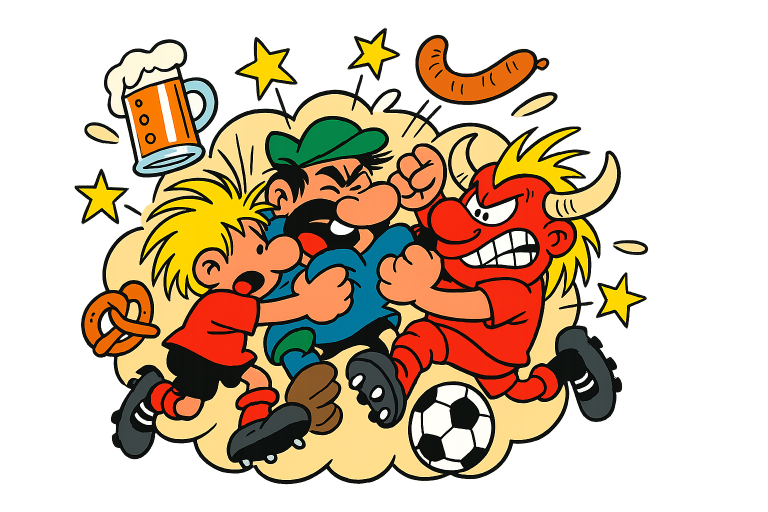
#> input picture art_source/compare/openai/brawl.png, 1536 x 1024 px, given in place of bg.png, which was not available (shown at 1/2 size)
$ python make_src.py
#> lines starting #> are read from the running program, lines starting #| are printed output that depends on the picture
# Makes small source copies of the OpenAI paintings for PixelLab image_to_pixelart.
# Crops cut-outs to their visible area, scales to the output size, keeps transparency,
# and writes a data: URL text file next to each image.
import base64, io, os
from PIL import Image

HERE = os.path.dirname(os.path.abspath(__file__))
SRC = os.path.join(HERE, "..", "..", "openai")
TGT = {"bg": ("w", 512), "brewery": ("w", 256), "tent": ("w", 256), "crowd": ("w", 384),
       "brawl": ("w", 384), "sign": ("w", 384), "hero": ("h", 340)}

for n, (ax, v) in TGT.items():
    im = Image.open(os.path.join(SRC, n + ".png")).convert("RGBA")
#> im is the input picture: PIL image 1536x1024 RGBA; mean R, G, B, A 122.2, 96.4, 54.4, 118.7
    if n != "bg":
        im = im.crop(im.getchannel("A").point(lambda a: 255 if a > 16 else 0).getbbox())
    w, h = im.size
#> w = 1536; h = 1024
    sz = (v, round(h * v / w)) if ax == "w" else (round(w * v / h), v)
#> sz = (512, 341)
    if max(sz) > 512:
        s = 512 / max(sz)
        sz = (round(sz[0] * s), round(sz[1] * s))
    r = im.resize(sz, Image.LANCZOS)
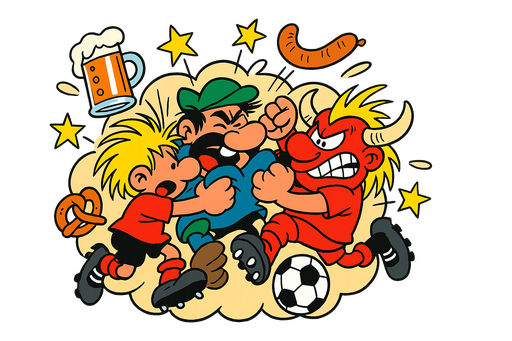
#> r: PIL image 512x341 RGBA; mean R, G, B, A 73.4, 54.1, 32.4, 118.7; transparent parts drawn white
    b = io.BytesIO()
    if n == "bg":
        r.convert("RGB").save(b, "JPEG", quality=72)
        mime, ext = "image/jpeg", "jpg"
    else:
        r.quantize(48, method=Image.FASTOCTREE).save(b, "PNG", optimize=True)
        mime, ext = "image/png", "png"
    open(os.path.join(HERE, n + "." + ext), "wb").write(b.getvalue())
    u = "data:%s;base64,%s" % (mime, base64.b64encode(b.getvalue()).decode())
    open(os.path.join(HERE, n + ".dataurl.txt"), "w").write(u)
    open(os.path.join(HERE, n + ".wrapped.txt"), "w").write(
        "\n".join(u[i:i + 1000] for i in range(0, len(u), 1000)))
    print(n, sz, len(u))
#| bg (512, 341) 51319
#> pass 2 of the loop `for n, (ax, v) in TGT.items():`:
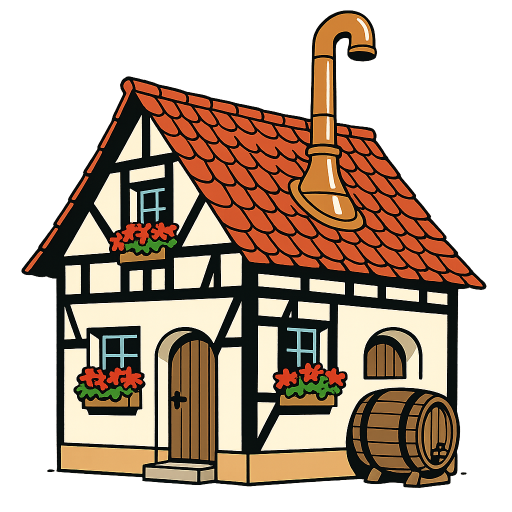
#> input picture art_source/compare/openai/brewery.png, 1024 x 1024 px (shown at 1/2 size)
#> im is the input picture: PIL image 1024x1024 RGBA; mean R, G, B, A 116.9, 90.1, 64.6, 141.5
#> `im = im.crop(im.getchannel("A").point(lambda a: 255 if a > 16 else 0)...`:
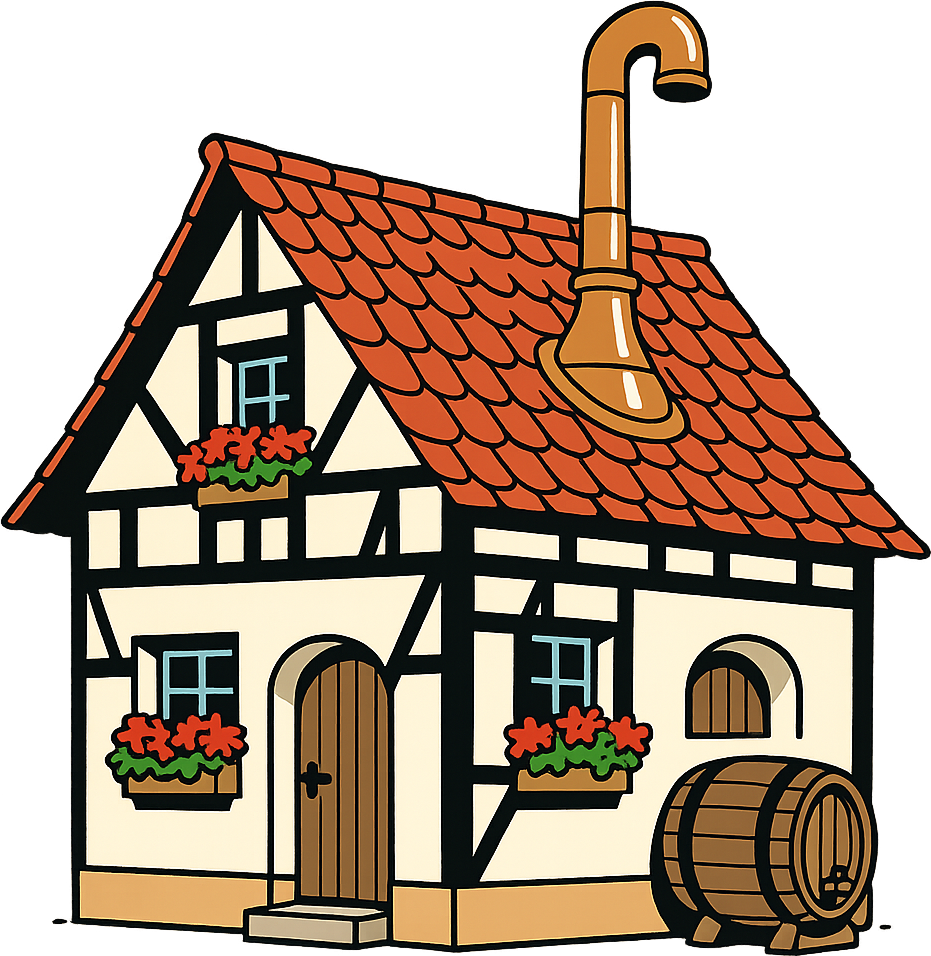
#> im: PIL image 931x956 RGBA; mean R, G, B, A 121.7, 93, 67.5, 166.7; transparent parts drawn white
#> `r = im.resize(sz, Image.LANCZOS)`:
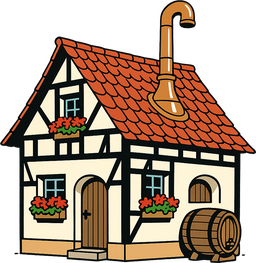
#> r: PIL image 256x263 RGBA; mean R, G, B, A 92.2, 71.6, 54.6, 166.8; transparent parts drawn white
#| brewery (256, 263) 15470
